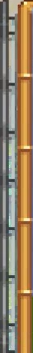
#> input picture fishing_ui.png, 33 x 353 px
$ python -i test.py   (imports and definitions only)
#> lines starting #> are read from the running program, lines starting #| are printed output that depends on the picture; after the words box and inside, x2 and y2 are one past the last pixel; in counts of white or black regions, pixels touching at a corner belong together
#> further down, picture is the input picture: shape (353, 33, 3); mean B, G, R 97.3, 126.5, 149.5
import pyautogui
import cv2
import numpy as np
import time
from collections import deque

# 设置捕获区域为屏幕中心附近的一块区域
CENTER_X, CENTER_Y = 960, 540
REGION_WIDTH, REGION_HEIGHT = 100, 100
GAME_REGION = (CENTER_X - REGION_WIDTH // 2, CENTER_Y - REGION_HEIGHT // 2, REGION_WIDTH, REGION_HEIGHT)

# 鱼标和亮绿色条的 HSV 范围
fish_lower = np.array([80, 150, 150])  # 鱼标 HSV 下限
fish_upper = np.array([105, 255, 255])  # 鱼标 HSV 上限

bright_green_lower = np.array([10, 50, 0])  # 亮绿色 HSV 下限
bright_green_upper = np.array([85, 255, 255])  # 亮绿色 HSV 上限

# 钓鱼条 UI 模板路径
FISHING_UI_TEMPLATE = "fishing_ui.png"  # 请确保路径正确

# 记录历史位置的队列长度
HISTORY_LENGTH = 5


# [80 lines left out: functions capture_screen, detect_fishing_ui, find_fish_excluding_green, not called in this run]


def find__green(frame):
    """检测钓鱼条位置"""
    # 转换图像到 HSV 颜色空间
    hsv = cv2.cvtColor(frame, cv2.COLOR_BGR2HSV)
#> hsv: shape (353, 33, 3); mean H, S, V 44.7, 86.8, 153.3

    # 创建鱼标的掩膜
    fish_mask = cv2.inRange(hsv, fish_lower, fish_upper)
#> fish_mask: shape (353, 33); every value is 0

    # 创建亮绿色的掩膜
    bright_green_mask = cv2.inRange(hsv, bright_green_lower, bright_green_upper)
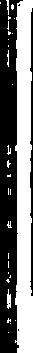
#> bright_green_mask: shape (353, 33); 46.3% white; 29 white regions (24 under 20 px), largest, box (x1, y1, x2, y2) and area: (15, 0, 33, 353) 5112, (7, 289, 11, 309) 58, (6, 0, 9, 15) 25, (7, 50, 9, 67) 23, (7, 145, 11, 155) 20

    # 排除亮绿色区域
    bright_green_mask = cv2.bitwise_and(bright_green_mask, cv2.bitwise_not(fish_mask))

    kernel = cv2.getStructuringElement(cv2.MORPH_RECT, (5, 15))  # 针对垂直条状特征
    processed_mask = cv2.morphologyEx(bright_green_mask, cv2.MORPH_CLOSE, kernel)
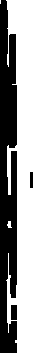
#> processed_mask: shape (353, 33); 56% white; 3 black regions

    # 查找形态学处理后的轮廓
    contours, _ = cv2.findContours(processed_mask, cv2.RETR_EXTERNAL, cv2.CHAIN_APPROX_SIMPLE)
#> contours = 3 contours, 2 with area under 20; largest, box (x1, y1, x2, y2) and area: (6, 0, 33, 353) 6049

    # 过滤轮廓：根据面积筛选轮廓
    filtered_contours = [contour for contour in contours if cv2.contourArea(contour) > 50]
#> filtered_contours = 1 contour; box (x1, y1, x2, y2) and area: (6, 0, 33, 353) 6049

    # 如果有符合条件的轮廓，返回最大的轮廓的位置和掩膜
    if filtered_contours:
        # 合并所有轮廓
        combined_contours = np.vstack(filtered_contours)
#> combined_contours = contour of 79 points, box (x1, y1, x2, y2) (6, 0, 33, 353), area 6049

        x, y, w, h = cv2.boundingRect(combined_contours)
#> x = 6; y = 0; w = 27; h = 353
        bright_green_position = (x + w // 2, y + h // 2)
#> bright_green_position = (19, 176)

        cv2.drawContours(frame, [combined_contours], -1, (0, 255, 0), 2)
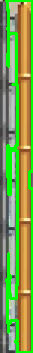
#> frame: shape (353, 33, 3); mean B, G, R 76.4, 158.9, 122
        cv2.circle(frame, bright_green_position, 5, (0, 0, 255), -1)
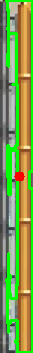
#> frame: shape (353, 33, 3); 0.7% of pixels changed, all inside (x1, y1, x2, y2) = (14, 171, 25, 182)

        return bright_green_position, bright_green_mask

    return None, bright_green_mask


# [84 lines left out: functions calculate_speed, control_fishing_bar, main, not called in this run]


# [2 lines not run here, left out]

>>> import cv2
>>> picture = cv2.imread('fishing_ui.png')
>>> result = find__green(picture)
